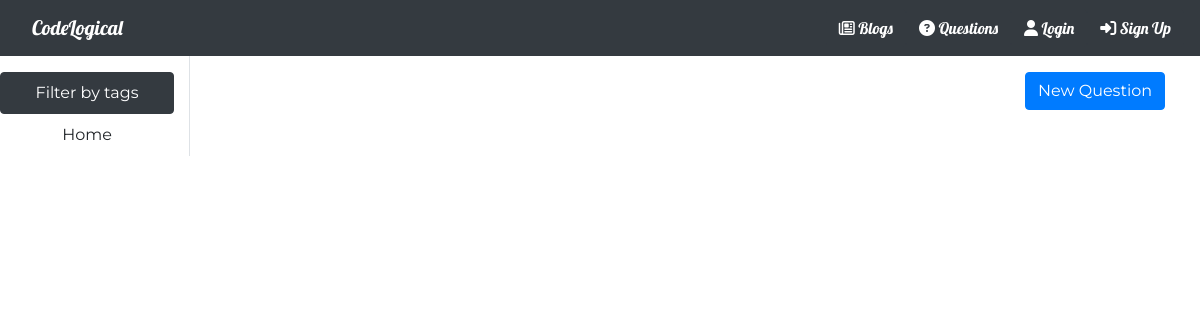
/question/all, run on an earlier commit of the app's database.
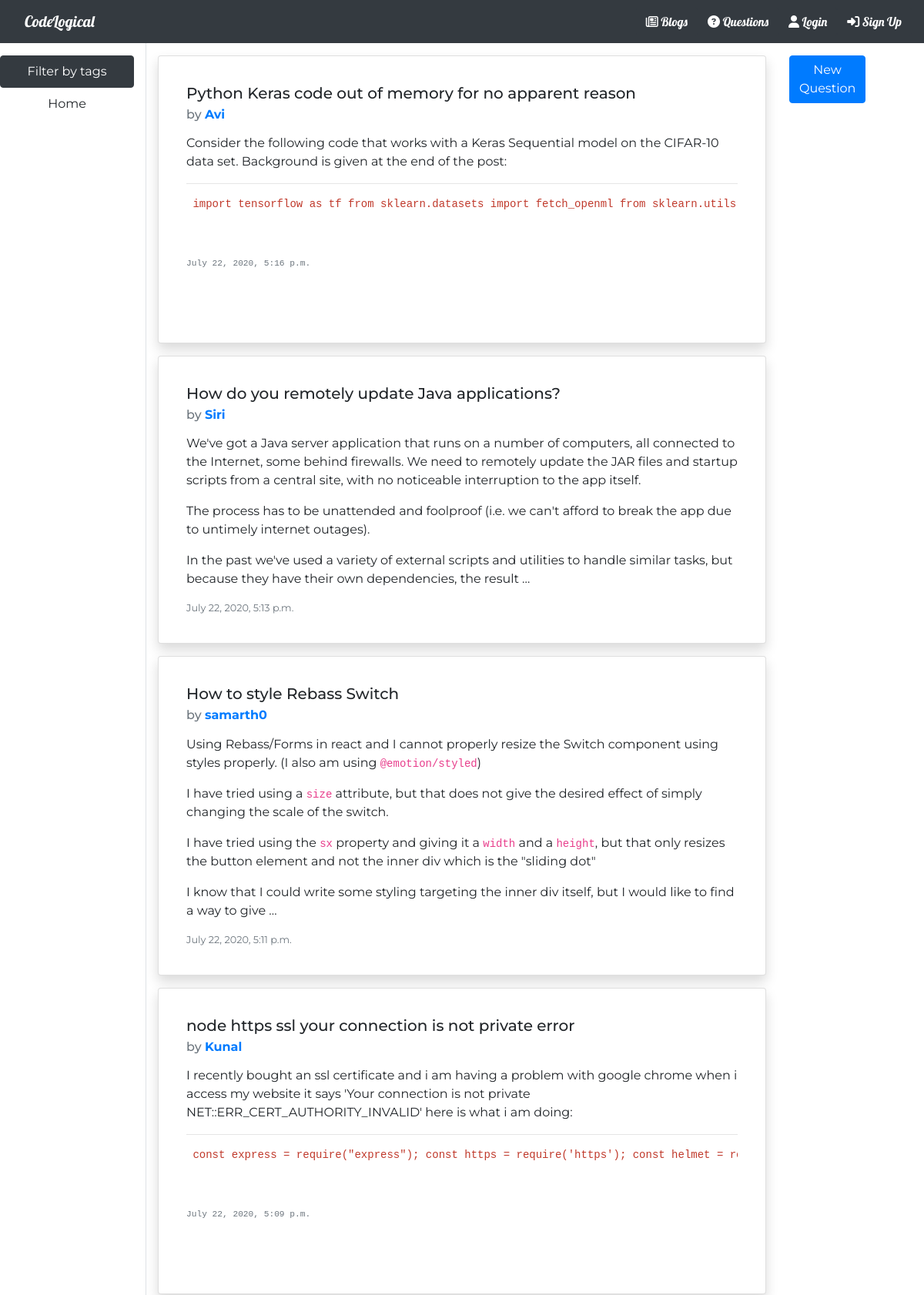
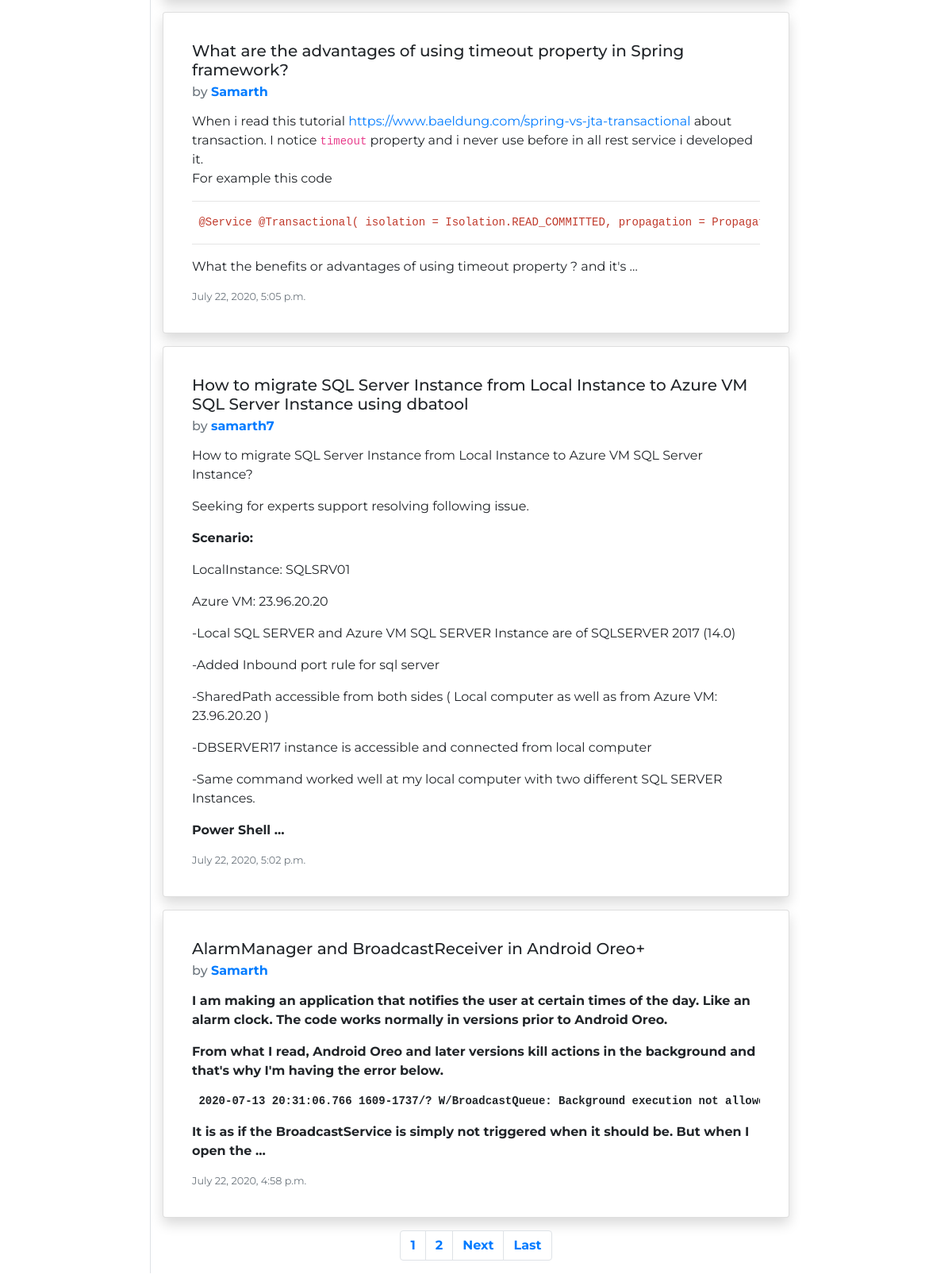
And on a later commit of the database (2 pictures, top to bottom).
### qna/models.py (models this page shows, shortened)
class Question(models.Model):
    title=models.CharField(max_length=100)
    content=RichTextField(default="",blank=True,null=True)
    asked_by=models.ForeignKey(User,on_delete=models.CASCADE,null=True,blank=True)
    posted_on=models.DateTimeField(null=True,blank=True)
    tags = TaggableManager()

### qna/views.py (the view)
# urls.py: path('question/all',QuestionListView.as_view(),name='question-list'),
class QuestionListView(ListView):
    model = Question
    template_name = "qna/question_list.html"
    context_object_name="questions"
    paginate_by=7                   #By default the page object is reffered as 'page_obj' in HTML
    ordering=['-posted_on']

### qna/templates/qna/question_list.html (shortened to what this page needs)
{% extends "blog/base.html" %}
{% block space %}
<div class="row flex-xl-nowrap">
    <div class="col-12 col-md-3 col-xl-2 bd-sidebar border-right align-items-center">
        <nav class="nav flex-column sticky-top sidebar pt-3">
            <li class="nav-item">
                <a class="nav-link btn btn-dark " href="{% url 'tag-list' %}">Filter by tags</a>
            </li>
            <li class="nav-item">
                <a class="nav-link btn " href="{% url 'home' %}" tabindex="-1" aria-disabled="true">Home</a>
            </li>
        </nav>
    </div>
    <div class="col-sm-12 col-md-8 col-lg-8 pt-3">
            {% for question in questions %}
                <div class="card shadow p-3 mb-3 bg-white rounded ">
                    <div class="card-body">
                        <h5 class="card-title">{{ question.title }}</h5>
                        <h6 class="card-subtitle mb-2 text-muted">by <a style="position: relative;" href="{% url 'profile'  question.asked_by.id %}" class="text-decoration-none"><strong>{{ question.asked_by }}</strong></a> </h6>
                        <p class="card-text">{{ question.content|safe|truncatewords:90 }}</p>
                        <p class="card-text"><small class="text-muted">{{ question.posted_on }}</small></p>
                    </div>
                </div>
            {% endfor %}
            {% if page_obj.has_other_pages %}
                <ul class="pagination justify-content-center">
                    {% for num in page_obj.paginator.page_range %}
                    {% if page_obj.number == num %}
                    <li class="page-item">
                        <a class="page-link" href="?page={{ num }}"> {{ num }}</a>
                    </li>
                    {% elif num > page_obj.number|add:'-3' and num < page_obj.number|add:'3' %}
                    <li class="page-item">
                        <a class="page-link" href="?page={{ num }}"> {{ num }}</a>
                    </li>
                    {% endif %}
                    {% endfor %}
                    {% if page_obj.has_next %}
                    <li class="page-item">
                        <a class="page-link" href="?page={{ page_obj.next_page_number }}"> Next </a>
                    </li>
                    <li class="page-item">
                        <a class="page-link" href="?page={{ page_obj.paginator.num_pages }}"> Last </a>
                    </li>
                    {% endif %}
                </ul>
            {% endif %}
    </div>
    <div class="col-sm-12 col-md-4 col-lg-4 pt-3">
        <a href="{% url 'new-question' %}" class="btn btn-primary">New Question</a>
    </div>
</div>
{% endblock %}

What changed in the data, as far as the page shows it:
added Question: title "Python Keras code out of memory for no apparent reason", asked_by "Avi", content "Consider the following code that works with a Keras Sequential model on the CIFAR-10 data set. Background is given at the end of the post: import tensorflow as tf from sklearn.datasets import fetch_openml from sklearn.utils…", posted_on "July 22, 2020, 5:16 p.m."
added Question: title "How do you remotely update Java applications?", asked_by "Siri", content "We've got a Java server application that runs on a number of computers, all connected to the Internet, some behind firewalls. We need to remotely update the JAR files and startup scripts from a central site, with no noticeable interruption to the app itself. The process has to be unattended and foolproof (i.e. we can't afford to break the app due to untimely internet outages). In the past we've used a variety of external scripts and utilities to handle similar tasks, but because they have their own dependencies, the result …", posted_on "July 22, 2020, 5:13 p.m."
added Question: title "How to style Rebass Switch", asked_by "samarth0", content "Using Rebass/Forms in react and I cannot properly resize the Switch component using styles properly. (I also am using @emotion/styled ) I have tried using a size attribute, but that does not give the desired effect of simply changing the scale of the switch. I have tried using the sx property and giving it a width and a height , but that only resizes the button element and not the inner div which is the \"sliding dot\" I know that I could write some styling targeting the inner div itself, but I would like to find a way to give …", posted_on "July 22, 2020, 5:11 p.m."
added Question: title "node https ssl your connection is not private error", asked_by "Kunal", content "I recently bought an ssl certificate and i am having a problem with google chrome when i access my website it says 'Your connection is not private NET::ERR_CERT_AUTHORITY_INVALID' here is what i am doing: const express = require(\"express\"); const https = require('https'); const helmet =…", posted_on "July 22, 2020, 5:09 p.m."
added Question: title "What are the advantages of using timeout property in Spring framework?", asked_by "Samarth", content "When i read this tutorial https://www.baeldung.com/spring-vs-jta-transactional about transaction. I notice timeout property and i never use before in all rest service i developed it. For example this code @Service @Transactional( isolation = Isolation.READ_COMMITTED, propagation = What the benefits or advantages of using timeout property ? and it's …", posted_on "July 22, 2020, 5:05 p.m."
added Question: title "How to migrate SQL Server Instance from Local Instance to Azure VM SQL Server Instance using dbatool", asked_by "samarth7", content "How to migrate SQL Server Instance from Local Instance to Azure VM SQL Server Instance? Seeking for experts support resolving following issue. Scenario: LocalInstance: SQLSRV01 Azure VM: 23.96.20.20 -Local SQL SERVER and Azure VM SQL SERVER Instance are of SQLSERVER 2017 (14.0) -Added Inbound port rule for sql server -SharedPath accessible from both sides ( Local computer as well as from Azure VM: 23.96.20.20 ) -DBSERVER17 instance is accessible and connected from local computer -Same command worked well at my local computer with two different SQL SERVER Instances. Power Shell …", posted_on "July 22, 2020, 5:02 p.m."
added Question: title "AlarmManager and BroadcastReceiver in Android Oreo+", asked_by "Samarth", content "I am making an application that notifies the user at certain times of the day. Like an alarm clock. The code works normally in versions prior to Android Oreo. From what I read, Android Oreo and later versions kill actions in the background and that's why I'm having the error below. 2020-07-13 20:31:06.766 1609-1737/? W/BroadcastQueue: Background execution not It is as if the BroadcastService is simply not triggered when it should be. But when I open the …", posted_on "July 22, 2020, 4:58 p.m."
Also different on the page:
new list line: "1"
new list line: "2"
text now shown: "Next Last"
